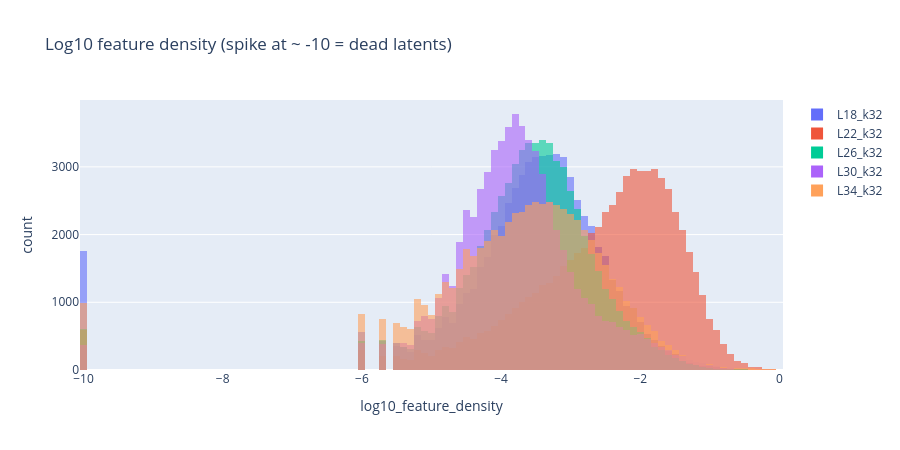

The notebook cell saved with this chart:
### Markdown cell above
## 8. Feature-density histograms (the visual companion to the dead-latent count)

Overlaid **log10 feature-density** histograms across sweep members. A spike at the far left (~ -10) is
the pile of dead features; a bump near 0/-1 is dense (often less interpretable) features.

### Code cell
density_frames = []
for label, c in core_results.items():
    fd = c.get("feature_density")
    if fd is None or len(fd) == 0:
        print(f"(no feature_density for {label})")
        continue
    df = pd.DataFrame({"log10_feature_density": np.log10(np.asarray(fd) + 1e-10)})
    df["SAE"] = label
    density_frames.append(df)

if density_frames:
    dens = pd.concat(density_frames, ignore_index=True)
    fig = px.histogram(
        dens, x="log10_feature_density", color="SAE", nbins=100, barmode="overlay",
        opacity=0.6, title="Log10 feature density (spike at ~ -10 = dead latents)",
    )
    fig.update_layout(height=450, width=900, legend_title="")
    fig.show()
else:
    print("No feature-density metrics available to plot.")

### Figure 1 — Plotly figure (JSON) as saved in the notebook; plotly's stock layout.template omitted (floating-point values rounded to 4 significant figures; data arrays with more than 128 entries replaced by an {"elided": "..."} marker saying what was removed)
{"data": [{"bingroup": "x", "hovertemplate": "SAE=L18_k32<br>log10_feature_density=%{x}<br>count=%{y}<extra></extra>", "legendgroup": "L18_k32", "marker": {"color": "#636efa", "opacity": 0.6, "pattern": {"shape": ""}}, "name": "L18_k32", "nbinsx": 100, "orientation": "v", "showlegend": true, "type": "histogram", "x": {"elided": "65536 float values"}, "xaxis": "x", "yaxis": "y"}, {"bingroup": "x", "hovertemplate": "SAE=L22_k32<br>log10_feature_density=%{x}<br>count=%{y}<extra></extra>", "legendgroup": "L22_k32", "marker": {"color": "#EF553B", "opacity": 0.6, "pattern": {"shape": ""}}, "name": "L22_k32", "nbinsx": 100, "orientation": "v", "showlegend": true, "type": "histogram", "x": {"elided": "65536 float values"}, "xaxis": "x", "yaxis": "y"}, {"bingroup": "x", "hovertemplate": "SAE=L26_k32<br>log10_feature_density=%{x}<br>count=%{y}<extra></extra>", "legendgroup": "L26_k32", "marker": {"color": "#00cc96", "opacity": 0.6, "pattern": {"shape": ""}}, "name": "L26_k32", "nbinsx": 100, "orientation": "v", "showlegend": true, "type": "histogram", "x": {"elided": "65536 float values"}, "xaxis": "x", "yaxis": "y"}, {"bingroup": "x", "hovertemplate": "SAE=L30_k32<br>log10_feature_density=%{x}<br>count=%{y}<extra></extra>", "legendgroup": "L30_k32", "marker": {"color": "#ab63fa", "opacity": 0.6, "pattern": {"shape": ""}}, "name": "L30_k32", "nbinsx": 100, "orientation": "v", "showlegend": true, "type": "histogram", "x": {"elided": "65536 float values"}, "xaxis": "x", "yaxis": "y"}, {"bingroup": "x", "hovertemplate": "SAE=L34_k32<br>log10_feature_density=%{x}<br>count=%{y}<extra></extra>", "legendgroup": "L34_k32", "marker": {"color": "#FFA15A", "opacity": 0.6, "pattern": {"shape": ""}}, "name": "L34_k32", "nbinsx": 100, "orientation": "v", "showlegend": true, "type": "histogram", "x": {"elided": "65536 float values"}, "xaxis": "x", "yaxis": "y"}], "layout": {"barmode": "overlay", "height": 450, "legend": {"title": {"text": ""}, "tracegroupgap": 0}, "title": {"text": "Log10 feature density (spike at ~ -10 = dead latents)"}, "width": 900, "xaxis": {"anchor": "y", "domain": [0, 1], "title": {"text": "log10_feature_density"}}, "yaxis": {"anchor": "x", "domain": [0, 1], "title": {"text": "count"}}}}
